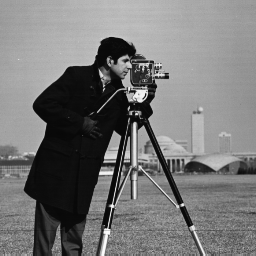
%> input picture Hough and fourier transform/data/Cameraman.tiff, 256 x 256 px
$ octave houghTransform.m   (GNU Octave 9; MATLAB toolbox functions it lacks are replaced by stand-ins)
%> lines starting %> are read from the running program, lines starting %| are printed output that depends on the picture; in (x1, y1, x2, y2) boxes, pixels count from 0 and x2, y2 are one past the last pixel; in counts of white or black regions, pixels touching at a corner belong together; the program's own positions count from 1
### Hough and fourier transform/myhough.m
function accumulator_array = myhough(edgemap)
% discrete set of values for theta and rho
%c = imread('data\Cameraman.tiff'); % qn 1

%qn 2
%edgemap = edge(c,'canny');
%theta

theta = (-90:1:90);

%rho -image diagonal
image_size = size(edgemap); % returns width and height of image
image_diag = round(sqrt(sum(image_size.^2)));
rho = (-image_diag:1:image_diag);

%foreground pixel indices (x,y)
[y,x] = find(edgemap);
foreground_xy = [y x];

fore_length = length(foreground_xy(:,1)); %length of rows in the foreground pixels. Each row is (y,x)
% intialising the accumulator array

accumulator_array = zeros(length(rho),length(theta) );
for row=1: fore_length
    %calculate the rho value for all theta
    x_row = foreground_xy(row,2);
    y_row = foreground_xy(row,1);

    %rho =  x cos(theta) + ysin(theta) return a row vector of all the rho
    %values for all thetas previously defined.
    % floor - round values to the nearest integer less than or equal to rho
    for theta_index =1 :length(theta)
        angle = deg2rad(theta(theta_index));
        rho1 = x_row*cos(angle) + y_row*sin(angle);
        floor(rho1);
        [d,irho] = min(abs(rho-rho1)); %finding the closest indice to the rho1
        if d<=1
            accumulator_array(irho,theta_index) = accumulator_array(irho,theta_index) + 1;
        end
    end
end

end

### Hough and fourier transform/houghTransform.m
%qn 2
% comparing myhough with hough
c = imread('data\Cameraman.tiff'); % qn 1
%> c is the input picture: size 256x256 uint8; min 7, max 253, mean 118.7

edges = edge(c,'canny'); % extract the edges
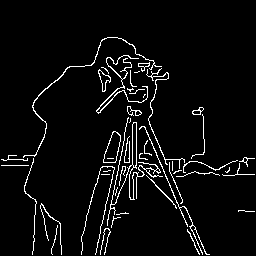
%> edges: size 256x256 logical; 4.7% white in thin lines or dots, all inside (x1, y1, x2, y2) = (1, 37, 255, 255)
figure;
subplot(2,1,1)
[hc, theta, rho] =hough(edges);
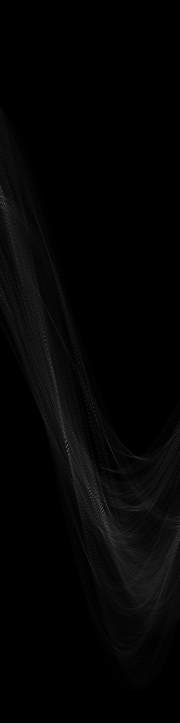
%> hc: size 723x180 double; min 0, max 107, mean 4.3
%> theta = 180 values from -90 to 89; rho = 723 values from -361 to 361
imagesc(hc, 'XData', theta, 'YData',rho) % imagesc displays data in the array hc as an image that uses the full range of colors in a map
%> (this line was passed over: imagesc is not available in this run)
title('Matlab native Hough transform');
xlabel('\theta	(degrees)'),ylabel('\rho');
axis on
colormap(gca, bone);
hold on;

subplot(2,1,2)
my_hc =myhough(edges);
%> in myhough, `[y,x] = find(edgemap);`: y = 3107 values from 38 to 255; x = 3107 values from 2 to 255
%> in myhough, `fore_length = length(foreground_xy(:,1));`: fore_length = 3107
%> the loop in myhough, `for row=1: fore_length` made 3107 passes
%> (x_row, y_row) on passes 1 to 3: (2, 160), (2, 166), (3, 160)
%defining the theta and rho value limits from myhough function
t = (-90:1:90); %theta bounds
image_diag = round(sqrt(sum(size(edges).^2)));
%> image_diag = 362
r = (-image_diag:1:image_diag); %rho bounds
%> r = 725 values from -362 to 362
imagesc(my_hc, 'XData', t, 'YData',r) % imagesc displays data in the array hc as an image that uses the full range of colors in a map
%> (this line was passed over: imagesc is not available in this run)
title('myhough Transform');
xlabel('\theta	(degrees)'),ylabel('\rho');
axis on
colormap(gca, bone);

$ run again, with Hough and fourier transform/data/HeadTool0002.bmp saved as Hough and fourier transform/data/Cameraman.tiff
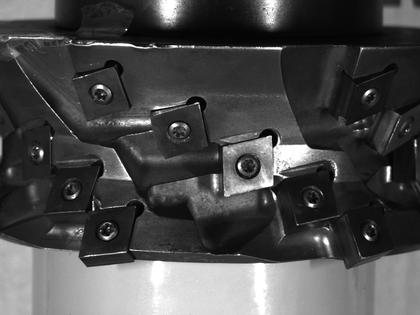
%> input picture Hough and fourier transform/data/HeadTool0002.bmp, 420 x 315 px, shrunk from 1280 x 960 before the run
%> c is the input picture: size 315x420 uint8; min 0, max 255, mean 74.4
%> `edges = edge(c,'canny');`:
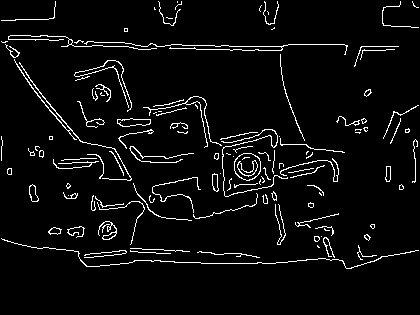
%> edges: size 315x420 logical; 4.8% white in thin lines or dots, all inside (x1, y1, x2, y2) = (1, 1, 419, 269)
%> `[hc, theta, rho] =hough(edges);`:
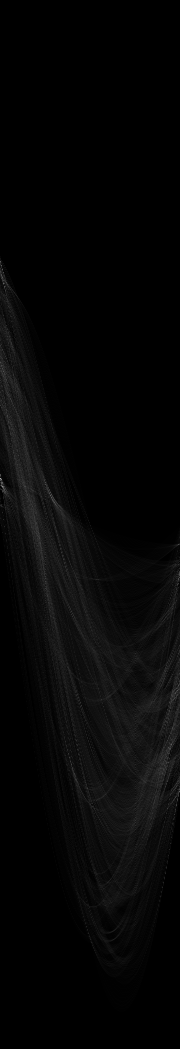
%> hc: size 1049x180 double; min 0, max 171, mean 6
%> `[hc, theta, rho] =hough(edges);`: theta = 180 values from -90 to 89; rho = 1049 values from -524 to 524
%> y = 6297 values from 2 to 269; x = 6297 values from 2 to 419
%> fore_length = 6297
%> the loop in myhough, `for row=1: fore_length` made 6297 passes
%> (x_row, y_row) on passes 1 to 3: (2, 21), (2, 42), (2, 137)
